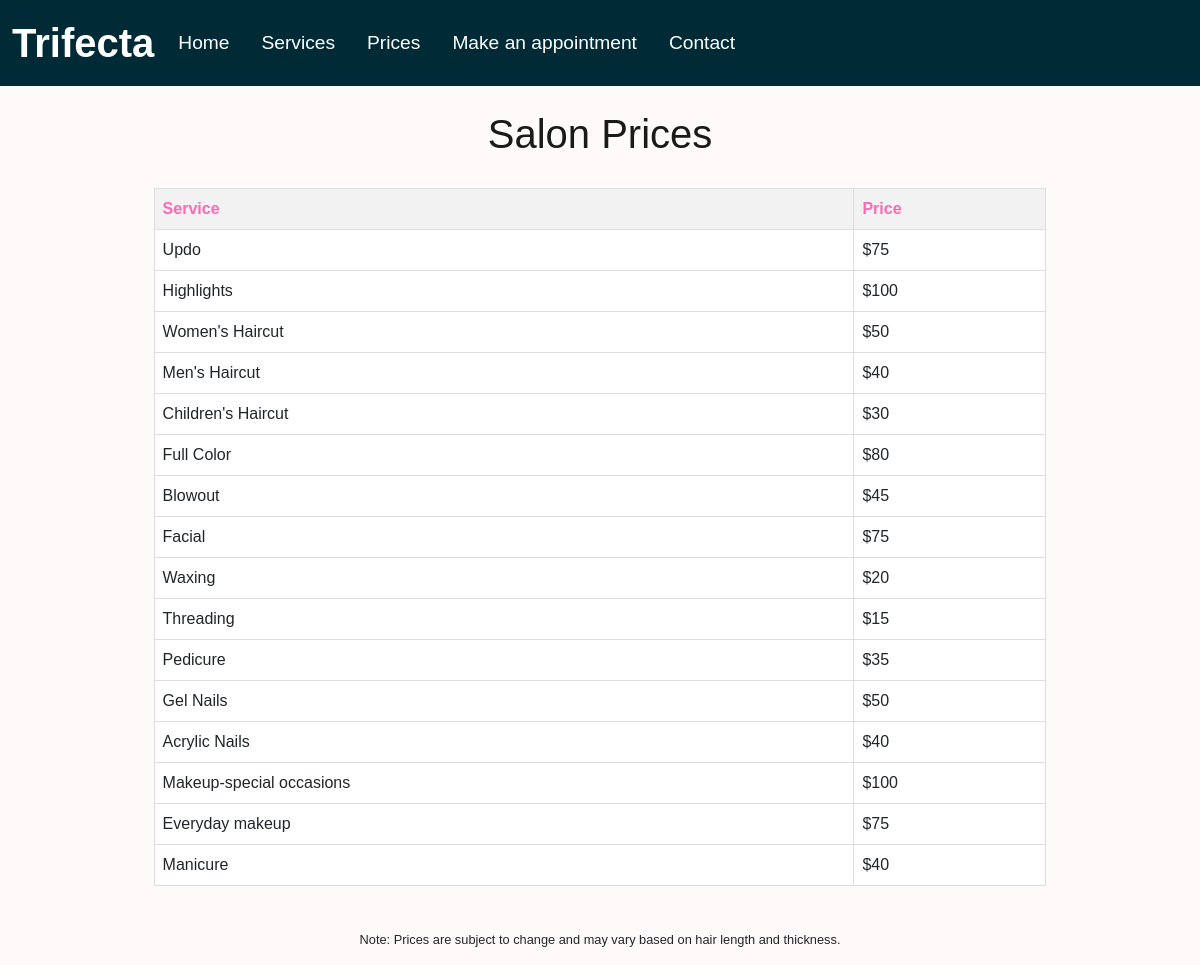
Screenshot of /price with the database file from the repository.
### website/models.py (models this page shows, shortened)
class Service(models.Model):
	service = models.CharField("Service", max_length = 120)
	price = models.IntegerField("Price")
	employee = models.CharField("Employee", max_length = 60)
	description = models.TextField(blank = True)

### website/views.py (the view)
# urls.py: path('price', views.price, name='price'),
def price(request):
	services = Service.objects.all()
	return render(request, 'price.html', {'services': services})

### website/templates/price.html (shortened to what this page needs)
{% extends 'base.html' %}
{% block content %}
<html>
  <head>
  </head>
  <body>
    <br>
    <h1>Salon Prices</h1>
    <table>
      <tr>
        <th>Service</th>
        <th>Price</th>
      </tr>
      {% for service in services%}
        <tr>
        <td>{{service.service}}</td>
        <td>${{service.price}}</td>
      </tr>
      {% endfor %}
    </table>
    <br>
    <p>Note: Prices are subject to change and may vary based on hair length and thickness.</p>
  </body>
</html>
{% endblock %}

### website/templates/base.html (shortened to what this page needs)
{% load static %}
<!doctype html>
<html lang="en">
  <head>
    <link href="https://cdn.jsdelivr.net/npm/bootstrap@5.2.3/dist/css/bootstrap.min.css" rel="stylesheet">
  </head>
  <body>
      {% include 'navbar.html' %}
  	<div class="container">
	  	{% block content %}
		  {% endblock %}
  </body>
</html>

### website/templates/navbar.html (shortened to what this page needs)
<nav class="navbar navbar-expand-lg">
  <div class="container-fluid">
    <a class="navbar-brand" href="{% url 'index' %}">Trifecta</a>
    <div class="collapse navbar-collapse" id="navbarSupportedContent">
      <ul class="navbar-nav me-auto mb-2 mb-lg-0">
        <li class="nav-item">
          <a class="nav-link" aria-current="page" href="{% url 'index' %}">Home</a>
        </li>
        <li class="nav-item">
          <a class="nav-link" aria-current="page" href="{% url 'services' %}">Services</a>
        </li>
        <li class="nav-item">
          <a class="nav-link" aria-current="page" href="{% url 'price' %}">Prices</a>
        </li>
        <li class="nav-item">
          <a class="nav-link" aria-current="page" href="{% url 'make_appointment' %}">Make an appointment</a>
        </li>
        <li class="nav-item">
          <a class="nav-link" href="{% url 'contact' %}">Contact</a>
        </li>
      </ul>
    </div>
  </div>
</nav>

### website/templates/navbar.html (style rules this page uses)
.navbar { background-color: #002b36 ; }
.navbar-brand { font-size: 2.5rem; font-weight: bold; color: #fff; }
.nav-link { font-size: 1.2rem; color: #fff; margin-right: 1rem; }

### website/templates/price.html (style rules this page uses)
body { background-color: #FFFAFA; font-family: Arial, sans-serif; text-align: center; }
h1 { color: #1a1a1a; margin-bottom: 30px; }
table { margin: 0 auto; border-collapse: collapse; width: 80%; background-color: white; }
th, td { border: 1px solid #dddddd; padding: 8px; text-align: left; }
th { background-color: #f2f2f2; color:#FF69B4 }
p { margin-top: 20px; font-size: 0.8em; }

### rows the page displays
Service: service "Updo", price "75"
Service: service "Highlights", price "100"
Service: service "Women's Haircut", price "50"
Service: service "Men's Haircut", price "40"
Service: service "Children's Haircut", price "30"
Service: service "Full Color", price "80"
Service: service "Blowout", price "45"
Service: service "Facial", price "75"
Service: service "Waxing", price "20"
Service: service "Threading", price "15"
Service: service "Pedicure", price "35"
Service: service "Gel Nails", price "50"
Service: service "Acrylic Nails", price "40"
Service: service "Makeup-special occasions", price "100"
Service: service "Everyday makeup", price "75"
Service: service "Manicure", price "40"
